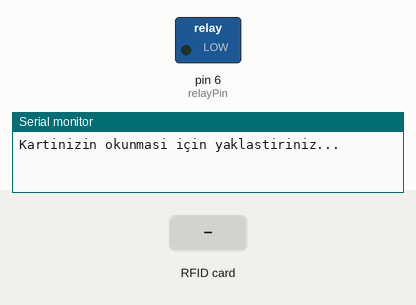
Simulated run of this sketch. Board: Arduino Uno, built with avr-gcc and run on an emulated ATmega328P. On the bench: switched loads named in the sketch (green lamp = pin HIGH), the last lines printed to the serial monitor. The test bench sets the inputs (shaded band). Pins used as bus, display or sensor lines are not drawn.

Above: at 1.2 s.
1.3 s: RFID card 3A AD 9D 16 held to the reader
At 1.8 s:
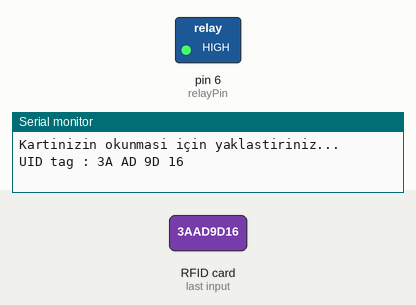
2.8 s: RFID card 5E 7A 19 C4 held to the reader
Timing chart, 0 to 5.8 s (numbered marks = the images above; inputs shaded):
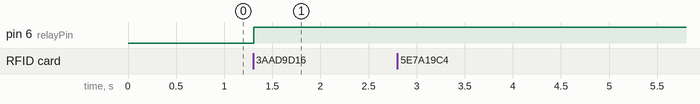

Measured:
- after the input at 1.3 s, pin 6 (relayPin): LOW → HIGH at once

The sketch:

RFID_RELAY_uno.ino
```cpp
// BU PROJEDEKİ AMAÇ SERİAL MONİTÖRDEKİ BİLGİLER VE  RFİD MODÜLE DOĞRU KART OKUTTUĞUMUZDA RÖLEYİ ÇEKTİRMESİ DOĞRUKARTI TEKRAR OKUTTUĞUMUZDA RÖLE MANYETİĞİNİ BIRAKMASI....
//THE PURPOSE OF THIS PROJECT IS TO PULL THE RELAY WHEN WE READ THE CARD CORRECTLY TO THE INFORMATION ON THE SERIAL MONITOR AND RFID MODULE, AND TO RELEASE THE RELAY MAGNET WHEN WE RE-READ THE CARD CORRECTLY....

#include <SPI.h>
#include <MFRC522.h>

MFRC522 mfrc522(10, 9);
const int relayPin = 6;  // Add a constant for the relay pin

bool relayState = false;  // Add a boolean flag to keep track of the relay's state

void setup() {
  pinMode(relayPin, OUTPUT);  // Set the relay pin as an output
  Serial.begin(9600);
  SPI.begin();
  mfrc522.PCD_Init();
  Serial.println("Kartinizin okunmasi için yaklastiriniz...");
  Serial.println();
}

void loop()
{
  // Yeni kartlar aranıyor
  if ( ! mfrc522.PICC_IsNewCardPresent())
  {
    return;
  }
  if ( ! mfrc522.PICC_ReadCardSerial())
  {
    return;
  }
  //UID numarası yazdırılıyor
  Serial.print("UID tag :");
  String content= "";
  byte letter;
  for (byte i = 0; i < mfrc522.uid.size; i++)
  {
     Serial.print(mfrc522.uid.uidByte[i] < 0x10 ? " 0" : " ");
     Serial.print(mfrc522.uid.uidByte[i], HEX);
     content.concat(String(mfrc522.uid.uidByte[i] < 0x10 ? " 0" : " "));
     content.concat(String(mfrc522.uid.uidByte[i], HEX));
  }
  content.toUpperCase();
  if (content.substring(1) == "3A AD 9D 16") // Bu bölümü sizin kartınoz UID değerine göre değiştiriniz //Please change this section according to the UID value of your card
  {
    if (!relayState) {  // Check if the relay is currently off
      digitalWrite(relayPin, HIGH);
      delay(2000);
            relayState = true;  // Set the relay state to true
    } else {  // If the relay is already on, turn it off
      digitalWrite(relayPin, LOW);  // Turn off the relay
      relayState = false;  // Set the relay state to false
      delay(1000);
    }
  }
  else   {
    Serial.println("yanlış kart- FALSE CARD!!") ;
    delay(750);
  }
}
```
